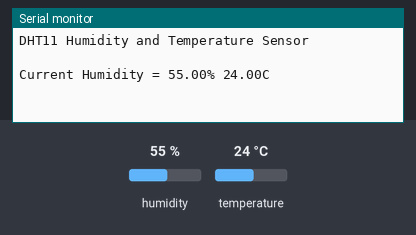
A sketch run on a simulated Arduino Uno, built with avr-gcc and run on an emulated ATmega328P. Shown: the last lines printed to the serial monitor. The test bench sets the inputs (shaded band); at power-on: humidity 55 %, temperature 24 °C.

Above: at 2.2 s.
2.3 s: humidity set to 22 %
At 7.1 s:
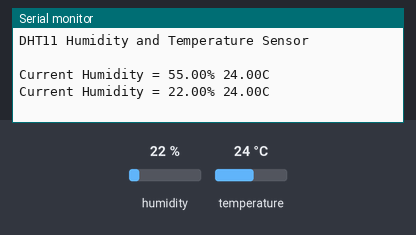
8.3 s: temperature set to 12 °C
At 11.9 s:
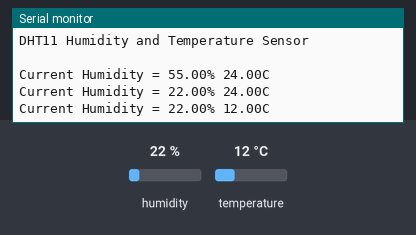
14.3 s: humidity set to 40 %
At 16.5 s:
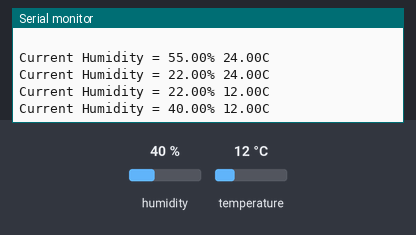
Timing chart, 0 to 18.0 s (numbered marks = the images above; inputs shaded):
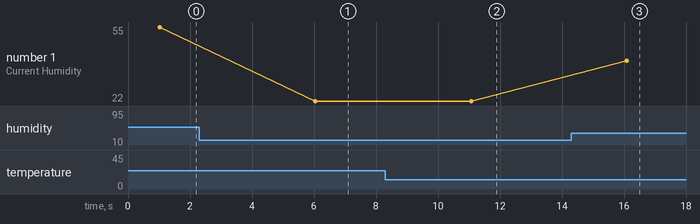

Measured:
- after the input at 2.3 s, the serial monitor: prints a new line after 3.7 s (image 1)
- after the input at 8.3 s, the serial monitor: prints a new line after 2.8 s (image 2)
- after the input at 14.3 s, the serial monitor: prints a new line after 1.8 s (image 3)
- plotted number 1: 55 → 22 after the input at 2.3 s, 22 → 40 after the input at 14.3 s

The sketch:

activity_1.ino
```cpp
#include <dht.h>
#define dhtpin A0
dht DHT;


void setup() {
  // put your setup code here, to run once:
  Serial.begin(9600);
  Serial.println("DHT11 Humidity and Temperature Sensor \n \n");
  delay(1000);
}

void loop() {
  // put your main code here, to run repeatedly:
  DHT.read11(dhtpin);
  Serial.print("Current Humidity = ");
  Serial.print(DHT.humidity);
  Serial.print("% ");
  Serial.print(DHT.temperature);
  Serial.println("C ");

  delay(5000);
}
```
